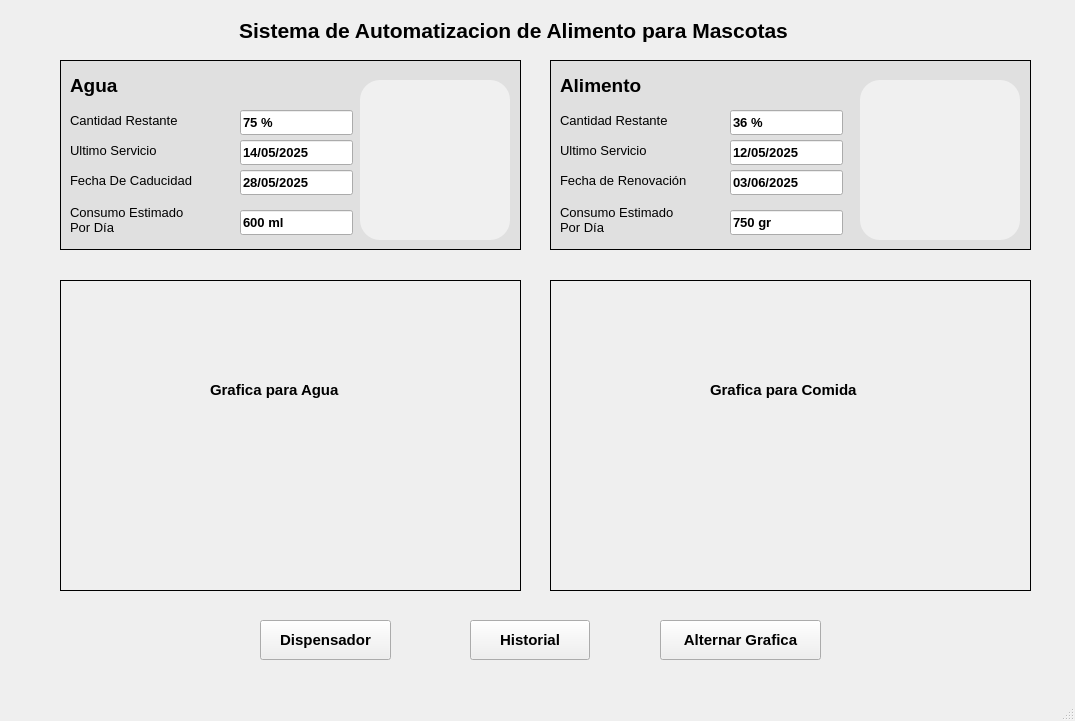
<?xml version="1.0" encoding="UTF-8"?>
<ui version="4.0">
 <class>MainWindow</class>
 <widget class="QMainWindow" name="MainWindow">
  <property name="geometry">
   <rect>
    <x>0</x>
    <y>0</y>
    <width>1075</width>
    <height>721</height>
   </rect>
  </property>
  <property name="windowTitle">
   <string>Dashboard - automatizacion de alimento para mascotas</string>
  </property>
  <widget class="QWidget" name="centralwidget">
   <widget class="QLabel" name="labelTitulo">
    <property name="geometry">
     <rect>
      <x>50</x>
      <y>10</y>
      <width>927</width>
      <height>40</height>
     </rect>
    </property>
    <property name="font">
     <font>
      <pointsize>16</pointsize>
      <weight>75</weight>
      <bold>true</bold>
     </font>
    </property>
    <property name="text">
     <string>Sistema de Automatizacion de Alimento para Mascotas</string>
    </property>
    <property name="alignment">
     <set>Qt::AlignCenter</set>
    </property>
   </widget>
   <widget class="QFrame" name="frameAgua">
    <property name="geometry">
     <rect>
      <x>60</x>
      <y>60</y>
      <width>461</width>
      <height>190</height>
     </rect>
    </property>
    <property name="styleSheet">
     <string notr="true">    background-color: #e0e0e0;</string>
    </property>
    <property name="frameShape">
     <enum>QFrame::Box</enum>
    </property>
    <property name="frameShadow">
     <enum>QFrame::Plain</enum>
    </property>
    <widget class="QFrame" name="frameImagenAgua">
     <property name="geometry">
      <rect>
       <x>300</x>
       <y>20</y>
       <width>150</width>
       <height>160</height>
      </rect>
     </property>
     <property name="styleSheet">
      <string notr="true">QFrame {
    background-color: #f0f0f0;
    border-radius: 20px;
}</string>
     </property>
     <property name="frameShape">
      <enum>QFrame::StyledPanel</enum>
     </property>
     <property name="frameShadow">
      <enum>QFrame::Plain</enum>
     </property>
     <widget class="QLabel" name="labelImagenAgua">
      <property name="geometry">
       <rect>
        <x>9</x>
        <y>10</y>
        <width>141</width>
        <height>141</height>
       </rect>
      </property>
      <property name="text">
       <string/>
      </property>
      <property name="pixmap">
       <pixmap>../PIntegradorArchivos/waterBottle.png</pixmap>
      </property>
      <property name="scaledContents">
       <bool>true</bool>
      </property>
      <property name="alignment">
       <set>Qt::AlignCenter</set>
      </property>
     </widget>
    </widget>
   </widget>
   <widget class="QLabel" name="labelAgua">
    <property name="geometry">
     <rect>
      <x>70</x>
      <y>70</y>
      <width>100</width>
      <height>30</height>
     </rect>
    </property>
    <property name="font">
     <font>
      <pointsize>14</pointsize>
      <weight>75</weight>
      <bold>true</bold>
     </font>
    </property>
    <property name="text">
     <string>Agua</string>
    </property>
   </widget>
   <widget class="QLabel" name="labelCantidadRestanteAgua">
    <property name="geometry">
     <rect>
      <x>70</x>
      <y>110</y>
      <width>150</width>
      <height>20</height>
     </rect>
    </property>
    <property name="font">
     <font>
      <pointsize>10</pointsize>
     </font>
    </property>
    <property name="text">
     <string>Cantidad Restante</string>
    </property>
   </widget>
   <widget class="QLineEdit" name="lineEditCantidadRestanteAgua">
    <property name="geometry">
     <rect>
      <x>240</x>
      <y>110</y>
      <width>113</width>
      <height>25</height>
     </rect>
    </property>
    <property name="font">
     <font>
      <pointsize>10</pointsize>
      <weight>75</weight>
      <bold>true</bold>
     </font>
    </property>
    <property name="text">
     <string>75 %</string>
    </property>
    <property name="readOnly">
     <bool>true</bool>
    </property>
   </widget>
   <widget class="QLabel" name="labelUltimoServicioAgua">
    <property name="geometry">
     <rect>
      <x>70</x>
      <y>140</y>
      <width>150</width>
      <height>20</height>
     </rect>
    </property>
    <property name="font">
     <font>
      <pointsize>10</pointsize>
     </font>
    </property>
    <property name="text">
     <string>Ultimo Servicio</string>
    </property>
   </widget>
   <widget class="QLineEdit" name="lineEditUltimoServicioAgua">
    <property name="geometry">
     <rect>
      <x>240</x>
      <y>140</y>
      <width>113</width>
      <height>25</height>
     </rect>
    </property>
    <property name="font">
     <font>
      <pointsize>10</pointsize>
      <weight>75</weight>
      <bold>true</bold>
     </font>
    </property>
    <property name="text">
     <string>14/05/2025</string>
    </property>
    <property name="readOnly">
     <bool>true</bool>
    </property>
   </widget>
   <widget class="QLabel" name="labelFechaCaducidadAgua">
    <property name="geometry">
     <rect>
      <x>70</x>
      <y>170</y>
      <width>150</width>
      <height>20</height>
     </rect>
    </property>
    <property name="font">
     <font>
      <pointsize>10</pointsize>
     </font>
    </property>
    <property name="text">
     <string>Fecha De Caducidad</string>
    </property>
   </widget>
   <widget class="QLineEdit" name="lineEditFechaCaducidadAgua">
    <property name="geometry">
     <rect>
      <x>240</x>
      <y>170</y>
      <width>113</width>
      <height>25</height>
     </rect>
    </property>
    <property name="font">
     <font>
      <pointsize>10</pointsize>
      <weight>75</weight>
      <bold>true</bold>
     </font>
    </property>
    <property name="text">
     <string>28/05/2025</string>
    </property>
    <property name="readOnly">
     <bool>true</bool>
    </property>
   </widget>
   <widget class="QLabel" name="labelConsumoEstimadoAgua">
    <property name="geometry">
     <rect>
      <x>70</x>
      <y>200</y>
      <width>150</width>
      <height>40</height>
     </rect>
    </property>
    <property name="font">
     <font>
      <pointsize>10</pointsize>
     </font>
    </property>
    <property name="text">
     <string>Consumo Estimado
Por Día</string>
    </property>
   </widget>
   <widget class="QLineEdit" name="lineEditConsumoEstimadoAgua">
    <property name="geometry">
     <rect>
      <x>240</x>
      <y>210</y>
      <width>113</width>
      <height>25</height>
     </rect>
    </property>
    <property name="font">
     <font>
      <pointsize>10</pointsize>
      <weight>75</weight>
      <bold>true</bold>
     </font>
    </property>
    <property name="text">
     <string>600 ml</string>
    </property>
    <property name="readOnly">
     <bool>true</bool>
    </property>
   </widget>
   <widget class="QFrame" name="frameAlimento">
    <property name="geometry">
     <rect>
      <x>550</x>
      <y>60</y>
      <width>481</width>
      <height>190</height>
     </rect>
    </property>
    <property name="styleSheet">
     <string notr="true">    background-color: #e0e0e0;</string>
    </property>
    <property name="frameShape">
     <enum>QFrame::Box</enum>
    </property>
    <property name="frameShadow">
     <enum>QFrame::Plain</enum>
    </property>
    <widget class="QFrame" name="frameImagenAlimento">
     <property name="geometry">
      <rect>
       <x>310</x>
       <y>20</y>
       <width>160</width>
       <height>160</height>
      </rect>
     </property>
     <property name="styleSheet">
      <string notr="true">QFrame {
    background-color: #f0f0f0;
    border-radius: 20px;
}</string>
     </property>
     <property name="frameShape">
      <enum>QFrame::StyledPanel</enum>
     </property>
     <property name="frameShadow">
      <enum>QFrame::Plain</enum>
     </property>
     <widget class="QLabel" name="labelImagenAlimento">
      <property name="geometry">
       <rect>
        <x>9</x>
        <y>10</y>
        <width>141</width>
        <height>141</height>
       </rect>
      </property>
      <property name="text">
       <string/>
      </property>
      <property name="pixmap">
       <pixmap>../PIntegradorArchivos/food.png</pixmap>
      </property>
      <property name="scaledContents">
       <bool>true</bool>
      </property>
      <property name="alignment">
       <set>Qt::AlignCenter</set>
      </property>
     </widget>
    </widget>
   </widget>
   <widget class="QLabel" name="labelAlimento">
    <property name="geometry">
     <rect>
      <x>560</x>
      <y>70</y>
      <width>121</width>
      <height>30</height>
     </rect>
    </property>
    <property name="font">
     <font>
      <pointsize>14</pointsize>
      <weight>75</weight>
      <bold>true</bold>
     </font>
    </property>
    <property name="text">
     <string>Alimento</string>
    </property>
   </widget>
   <widget class="QLabel" name="labelCantidadRestanteAlimento">
    <property name="geometry">
     <rect>
      <x>560</x>
      <y>110</y>
      <width>150</width>
      <height>20</height>
     </rect>
    </property>
    <property name="font">
     <font>
      <pointsize>10</pointsize>
     </font>
    </property>
    <property name="text">
     <string>Cantidad Restante</string>
    </property>
   </widget>
   <widget class="QLineEdit" name="lineEditCantidadRestanteAlimento">
    <property name="geometry">
     <rect>
      <x>730</x>
      <y>110</y>
      <width>113</width>
      <height>25</height>
     </rect>
    </property>
    <property name="font">
     <font>
      <pointsize>10</pointsize>
      <weight>75</weight>
      <bold>true</bold>
     </font>
    </property>
    <property name="text">
     <string>36 %</string>
    </property>
    <property name="readOnly">
     <bool>true</bool>
    </property>
   </widget>
   <widget class="QLabel" name="labelUltimoServicioAlimento">
    <property name="geometry">
     <rect>
      <x>560</x>
      <y>140</y>
      <width>150</width>
      <height>20</height>
     </rect>
    </property>
    <property name="font">
     <font>
      <pointsize>10</pointsize>
     </font>
    </property>
    <property name="text">
     <string>Ultimo Servicio</string>
    </property>
   </widget>
   <widget class="QLineEdit" name="lineEditUltimoServicioAlimento">
    <property name="geometry">
     <rect>
      <x>730</x>
      <y>140</y>
      <width>113</width>
      <height>25</height>
     </rect>
    </property>
    <property name="font">
     <font>
      <pointsize>10</pointsize>
      <weight>75</weight>
      <bold>true</bold>
     </font>
    </property>
    <property name="text">
     <string>12/05/2025</string>
    </property>
    <property name="readOnly">
     <bool>true</bool>
    </property>
   </widget>
   <widget class="QLabel" name="labelFechaRenovacionAlimento">
    <property name="geometry">
     <rect>
      <x>560</x>
      <y>170</y>
      <width>161</width>
      <height>20</height>
     </rect>
    </property>
    <property name="font">
     <font>
      <pointsize>10</pointsize>
     </font>
    </property>
    <property name="text">
     <string>Fecha de Renovación</string>
    </property>
   </widget>
   <widget class="QLineEdit" name="lineEditFechaRenovacionAlimento">
    <property name="geometry">
     <rect>
      <x>730</x>
      <y>170</y>
      <width>113</width>
      <height>25</height>
     </rect>
    </property>
    <property name="font">
     <font>
      <pointsize>10</pointsize>
      <weight>75</weight>
      <bold>true</bold>
     </font>
    </property>
    <property name="text">
     <string>03/06/2025</string>
    </property>
    <property name="readOnly">
     <bool>true</bool>
    </property>
   </widget>
   <widget class="QLabel" name="labelConsumoEstimadoAlimento">
    <property name="geometry">
     <rect>
      <x>560</x>
      <y>200</y>
      <width>150</width>
      <height>40</height>
     </rect>
    </property>
    <property name="font">
     <font>
      <pointsize>10</pointsize>
     </font>
    </property>
    <property name="text">
     <string>Consumo Estimado
Por Día</string>
    </property>
   </widget>
   <widget class="QLineEdit" name="lineEditConsumoEstimadoAlimento">
    <property name="geometry">
     <rect>
      <x>730</x>
      <y>210</y>
      <width>113</width>
      <height>25</height>
     </rect>
    </property>
    <property name="font">
     <font>
      <pointsize>10</pointsize>
      <weight>75</weight>
      <bold>true</bold>
     </font>
    </property>
    <property name="text">
     <string>750 gr</string>
    </property>
    <property name="readOnly">
     <bool>true</bool>
    </property>
   </widget>
   <widget class="QFrame" name="frameGraficaComida">
    <property name="geometry">
     <rect>
      <x>550</x>
      <y>280</y>
      <width>481</width>
      <height>311</height>
     </rect>
    </property>
    <property name="frameShape">
     <enum>QFrame::Box</enum>
    </property>
    <property name="frameShadow">
     <enum>QFrame::Plain</enum>
    </property>
    <widget class="QLabel" name="labelGraficaComida">
     <property name="geometry">
      <rect>
       <x>160</x>
       <y>100</y>
       <width>170</width>
       <height>20</height>
      </rect>
     </property>
     <property name="font">
      <font>
       <pointsize>11</pointsize>
       <weight>75</weight>
       <bold>true</bold>
      </font>
     </property>
     <property name="text">
      <string>Grafica para Comida</string>
     </property>
    </widget>
   </widget>
   <widget class="QPushButton" name="btnDispensador">
    <property name="geometry">
     <rect>
      <x>260</x>
      <y>620</y>
      <width>131</width>
      <height>40</height>
     </rect>
    </property>
    <property name="font">
     <font>
      <pointsize>11</pointsize>
      <weight>75</weight>
      <bold>true</bold>
     </font>
    </property>
    <property name="text">
     <string>Dispensador</string>
    </property>
   </widget>
   <widget class="QPushButton" name="btnHistorial">
    <property name="geometry">
     <rect>
      <x>470</x>
      <y>620</y>
      <width>120</width>
      <height>40</height>
     </rect>
    </property>
    <property name="font">
     <font>
      <pointsize>11</pointsize>
      <weight>75</weight>
      <bold>true</bold>
     </font>
    </property>
    <property name="text">
     <string>Historial</string>
    </property>
   </widget>
   <widget class="QFrame" name="frameGraficaComida_2">
    <property name="geometry">
     <rect>
      <x>60</x>
      <y>280</y>
      <width>461</width>
      <height>311</height>
     </rect>
    </property>
    <property name="frameShape">
     <enum>QFrame::Box</enum>
    </property>
    <property name="frameShadow">
     <enum>QFrame::Plain</enum>
    </property>
    <widget class="QLabel" name="labelGraficaAgua">
     <property name="geometry">
      <rect>
       <x>150</x>
       <y>100</y>
       <width>171</width>
       <height>20</height>
      </rect>
     </property>
     <property name="font">
      <font>
       <pointsize>11</pointsize>
       <weight>75</weight>
       <bold>true</bold>
      </font>
     </property>
     <property name="text">
      <string>Grafica para Agua</string>
     </property>
    </widget>
   </widget>
   <widget class="QPushButton" name="btnCambiarGrafica">
    <property name="geometry">
     <rect>
      <x>660</x>
      <y>620</y>
      <width>161</width>
      <height>40</height>
     </rect>
    </property>
    <property name="font">
     <font>
      <pointsize>11</pointsize>
      <weight>75</weight>
      <bold>true</bold>
     </font>
    </property>
    <property name="text">
     <string>Alternar Grafica</string>
    </property>
   </widget>
  </widget>
  <widget class="QMenuBar" name="menubar">
   <property name="geometry">
    <rect>
     <x>0</x>
     <y>0</y>
     <width>1075</width>
     <height>26</height>
    </rect>
   </property>
  </widget>
  <widget class="QStatusBar" name="statusbar"/>
 </widget>
 <resources>
  <include location="../PIntegradorArchivos/resources.qrc"/>
 </resources>
 <connections/>
</ui>
